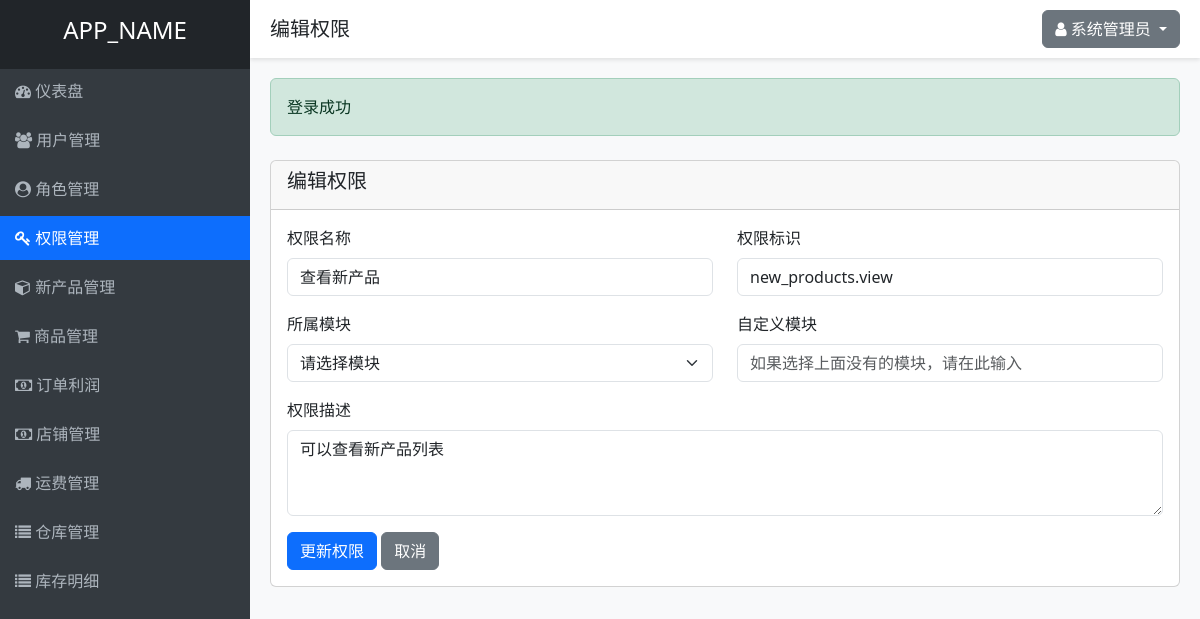
Before: /permissions.php?action=edit&id=41 (signed in) with the older database file.
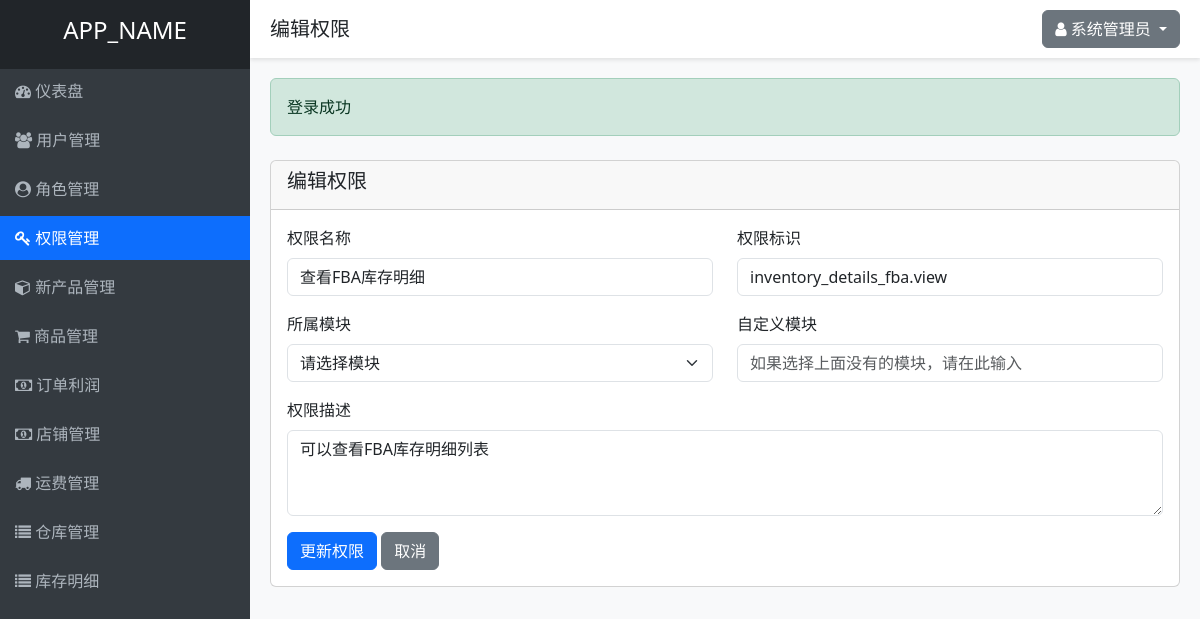
After: the same page with the newer database file.
### tables this page shows
CREATE TABLE IF NOT EXISTS permissions (
    id INT AUTO_INCREMENT PRIMARY KEY,
    name VARCHAR(50) NOT NULL UNIQUE,
    slug VARCHAR(50) NOT NULL UNIQUE,
    description TEXT,
    module VARCHAR(50) NOT NULL,
    created_at TIMESTAMP DEFAULT CURRENT_TIMESTAMP,
    updated_at TIMESTAMP DEFAULT CURRENT_TIMESTAMP ON UPDATE CURRENT_TIMESTAMP
);

### controllers/PermissionController.php (called while the page is built, shortened)
<?php
require_once APP_ROOT . '/models/Permission.php';
require_once APP_ROOT . '/helpers/functions.php';
class PermissionController {
    private $permissionModel;
    public function __construct() {
        $this->permissionModel = new Permission();
    }
    public function edit($id) {
        $permission = $this->permissionModel->getById($id);
        $title = '编辑权限';
        include VIEWS_DIR . '/layouts/header.php';
        include VIEWS_DIR . '/permissions/edit.php';
        include VIEWS_DIR . '/layouts/footer.php';
    }
}
?>

### helpers/functions.php (called while the page is built, shortened)
<?php
function getSuccess() {
    $success = $_SESSION['success'] ?? '';
    return $success;
}
function isLoggedIn() {
    return isset($_SESSION['user_id']);
}
function getCurrentUserId() {
    return $_SESSION['user_id'] ?? null;
}
function hasPermission($permissionSlug) {
    require_once APP_ROOT . '/models/Permission.php';
    $permissionModel = new Permission();
    return $permissionModel->checkUserPermission(getCurrentUserId(), $permissionSlug);
}
?>

### includes/database.php (called while the page is built, shortened)
<?php
class Database {
    private static $instance = null;
    private $conn;
    private function __construct() {
        try {
            $this->conn = new PDO(
                "mysql:host=" . DB_HOST . ";dbname=" . DB_NAME . ";charset=utf8",
                DB_USER,
                DB_PASS,
                [
                    PDO::ATTR_ERRMODE => PDO::ERRMODE_EXCEPTION,
                    PDO::ATTR_DEFAULT_FETCH_MODE => PDO::FETCH_ASSOC,
                    PDO::ATTR_EMULATE_PREPARES => false
                ]
            );
        } catch(PDOException $e) {
            die("数据库连接失败: " . $e->getMessage());
        }
    }
    public static function getInstance() {
        if(self::$instance === null) {
            self::$instance = new Database();
        }
        return self::$instance;
    }
    public function query($sql, $params = []) {
        $stmt = $this->conn->prepare($sql);
        $stmt->execute($params);
        return $stmt;
    }
}
?>

### models/Permission.php (called while the page is built, shortened)
<?php
require_once APP_ROOT . '/includes/database.php';
class Permission {
    private $db;
    public function __construct() {
        $this->db = Database::getInstance();
    }
    public function getById($id) {
        $sql = "SELECT * FROM permissions WHERE id = ?";
        $stmt = $this->db->query($sql, [$id]);
        return $stmt->fetch();
    }
    public function checkUserPermission($userId, $permissionSlug) {
        $sql = "SELECT COUNT(*) as count FROM permissions p
                JOIN role_permissions rp ON p.id = rp.permission_id
                JOIN user_roles ur ON rp.role_id = ur.role_id
                WHERE ur.user_id = ? AND p.slug = ?";
        $stmt = $this->db->query($sql, [$userId, $permissionSlug]);
        $result = $stmt->fetch();
        return $result['count'] > 0;
    }
}
?>

### views/permissions/edit.php (the view, shortened to what this page needs)
<div class="row mt-4">
    <div class="col-md-12">
        <div class="card">
            <div class="card-header">
                <h5>编辑权限</h5>
            </div>
            <div class="card-body">
                <form action="<?php echo APP_URL; ?>/permissions.php?action=edit&id=<?php echo $permission['id']; ?>" method="POST">
                    <div class="row">
                        <div class="col-md-6">
                            <div class="mb-3">
                                <label for="name" class="form-label">权限名称</label>
                                <input type="text" class="form-control" id="name" name="name" value="<?php echo $permission['name']; ?>" required>
                            </div>
                        </div>
                        <div class="col-md-6">
                            <div class="mb-3">
                                <label for="slug" class="form-label">权限标识</label>
                                <input type="text" class="form-control" id="slug" name="slug" value="<?php echo $permission['slug']; ?>" required placeholder="例如：users.view">
                            </div>
                        </div>
                    </div>
                    <div class="row">
                        <div class="col-md-6">
                            <div class="mb-3">
                                <label for="module" class="form-label">所属模块</label>
                                <select class="form-select" id="module" name="module" required>
                                    <option value="">请选择模块</option>
                                </select>
                            </div>
                        </div>
                        <div class="col-md-6">
                            <div class="mb-3">
                                <label for="custom_module" class="form-label">自定义模块</label>
                                <input type="text" class="form-control" id="custom_module" name="custom_module" placeholder="如果选择上面没有的模块，请在此输入">
                            </div>
                        </div>
                    </div>
                    <div class="mb-3">
                        <label for="description" class="form-label">权限描述</label>
                        <textarea class="form-control" id="description" name="description" rows="3"><?php echo $permission['description']; ?></textarea>
                    </div>
                    <button type="submit" class="btn btn-primary">更新权限</button>
                    <a href="<?php echo APP_URL; ?>/permissions.php" class="btn btn-secondary">取消</a>
                </form>
            </div>
        </div>
    </div>
</div>

### permissions.php (shortened to what this page needs)
<?php
require_once __DIR__ . '/controllers/PermissionController.php';
$permissionController = new PermissionController();
$action = $_GET['action'] ?? 'index';
$id = $_GET['id'] ?? null;
switch ($action) {
    case 'edit':
        if ($_SERVER['REQUEST_METHOD'] === 'POST') {
            $permissionController->editPost($id);
        } else {
            $permissionController->edit($id);
        }
        break;
}
?>

### views/layouts/header.php (shortened to what this page needs)
<!DOCTYPE html>
<html lang="zh-CN">
<head>
    <link href="<?php echo APP_URL; ?>/public/css/bootstrap.min.css" rel="stylesheet">
    <link href="<?php echo APP_URL; ?>/public/css/font-awesome.min.css" rel="stylesheet">
</head>
<body>
    <div class="sidebar">
        <div class="p-3 bg-dark text-center">
            <h4><?php echo APP_NAME; ?></h4>
        </div>
        <div class="nav">
            <div class="nav-item">
                <a href="<?php echo APP_URL; ?>/dashboard.php" class="<?php echo basename($_SERVER['PHP_SELF']) == 'dashboard.php' ? 'active' : ''; ?>">
                    <i class="fa fa-dashboard"></i> 仪表盘
                </a>
            </div>
            <?php if (hasPermission('users.view')): ?>
            <div class="nav-item">
                <a href="<?php echo APP_URL; ?>/users.php" class="<?php echo basename($_SERVER['PHP_SELF']) == 'users.php' ? 'active' : ''; ?>">
                    <i class="fa fa-users"></i> 用户管理
                </a>
            </div>
            <?php endif; ?>
            <?php if (hasPermission('roles.view')): ?>
            <div class="nav-item">
                <a href="<?php echo APP_URL; ?>/roles.php" class="<?php echo basename($_SERVER['PHP_SELF']) == 'roles.php' ? 'active' : ''; ?>">
                    <i class="fa fa-user-circle"></i> 角色管理
                </a>
            </div>
            <?php endif; ?>
            <?php if (hasPermission('permissions.view')): ?>
            <div class="nav-item">
                <a href="<?php echo APP_URL; ?>/permissions.php" class="<?php echo basename($_SERVER['PHP_SELF']) == 'permissions.php' ? 'active' : ''; ?>">
                    <i class="fa fa-key"></i> 权限管理
                </a>
            </div>
            <?php endif; ?>
            <?php if (isLoggedIn()): ?>
            <div class="nav-item">
                <a href="<?php echo APP_URL; ?>/new_products.php" class="<?php echo basename($_SERVER['PHP_SELF']) == 'new_products.php' ? 'active' : ''; ?>">
                    <i class="fa fa-cube"></i> 新产品管理
                </a>
            </div>
            <?php endif; ?>
            <?php  if (isLoggedIn()):  ?>
            <div class="nav-item">
                <a href="<?php echo APP_URL; ?>/products.php" class="<?php echo basename($_SERVER['PHP_SELF']) == 'products.php' ? 'active' : ''; ?>">
                    <i class="fa fa-shopping-cart"></i> 商品管理
                </a>
            </div>
            <?php endif; ?>
            <?php if (isLoggedIn()): ?>
            <div class="nav-item">
                <a href="<?php echo APP_URL; ?>/order_profit.php" class="<?php echo basename($_SERVER['PHP_SELF']) == 'order_profit.php' ? 'active' : ''; ?>">
                    <i class="fa fa-money"></i> 订单利润
                </a>
            </div>
            <?php endif; ?>
             <?php if (isLoggedIn()): ?>
            <div class="nav-item">
                <a href="<?php echo APP_URL; ?>/store.php" class="<?php echo basename($_SERVER['PHP_SELF']) == 'store.php' ? 'active' : ''; ?>">
                    <i class="fa fa-money"></i> 店铺管理
                </a>
            </div>
            <?php endif; ?>
            <?php if (hasPermission('yunfei.view')): ?>
            <div class="nav-item">
                <a href="<?php echo APP_URL; ?>/yunfei.php" class="<?php echo basename($_SERVER['PHP_SELF']) == 'yunfei.php' ? 'active' : ''; ?>">
                    <i class="fa fa-truck"></i> 运费管理
                </a>
            </div>
            <?php endif; ?>
             <?php if (hasPermission('warehouses.view')): ?>
            <div class="nav-item">
                <a href="<?php echo APP_URL; ?>/warehouses.php" class="<?php echo basename($_SERVER['PHP_SELF']) == 'warehouses.php' ? 'active' : ''; ?>">
                    <i class="fa fa-list"></i> 仓库管理
                </a>
            </div>
            <?php endif; ?>
            <?php if (hasPermission('inventory_details.view')): ?>
            <div class="nav-item">
                <a href="<?php echo APP_URL; ?>/inventory_details.php" class="<?php echo basename($_SERVER['PHP_SELF']) == 'inventory_details.php' ? 'active' : ''; ?>">
                    <i class="fa fa-list"></i> 库存明细
                </a>
            </div>
            <?php endif; ?>
        </div>
    </div>
    <div class="header">
        <div class="d-flex justify-content-between align-items-center">
            <h5 class="mb-0"><?php echo $title ?? '欢迎使用'; ?></h5>
            <div class="dropdown">
                <button class="btn btn-secondary dropdown-toggle" type="button" id="userDropdown" data-bs-toggle="dropdown" aria-expanded="false">
                    <i class="fa fa-user"></i> <?php echo $_SESSION['full_name']; ?>
                </button>
            </div>
        </div>
    </div>
    <div class="content">
        <?php if ($success = getSuccess()): ?>
            <div class="alert alert-success" role="alert">
                <?php echo $success; ?>
            </div>
        <?php endif; ?>

### views/layouts/footer.php (shortened to what this page needs)
    </div>
</body>
</html>

### views/layouts/header.php (style rules this page uses)
body { background-color: #f8f9fa; }
.sidebar { height: 100vh; background-color: #343a40; color: white; position: fixed; top: 0; left: 0; width: 250px; overflow-y: auto; }
.sidebar a { color: #adb5bd; text-decoration: none; display: block; padding: 10px 15px; }
.sidebar .active { background-color: #0d6efd; color: white; }
.content { margin-left: 250px; padding: 20px; }
.header { background-color: white; padding: 10px 20px; box-shadow: 0 2px 4px rgba(0, 0, 0, 0.1); margin-left: 250px; }
.nav { display: flex;flex-direction: column; }
.nav-item { margin-bottom: 5px; display: block; }

Changed rows visible on the page:
changed permissions: name "查看新产品" → "查看FBA库存明细"; slug "new_products.view" → "inventory_details_fba.view"; description "可以查看新产品列表" → "可以查看FBA库存明细列表"
